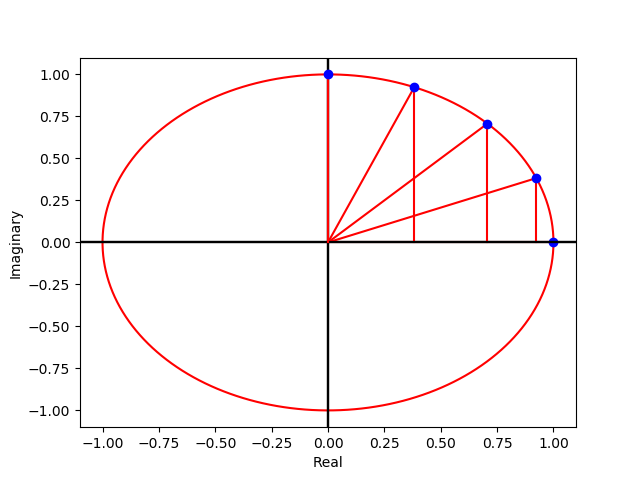

This chart was generated by the following Python code:
import matplotlib.pyplot as plt
from numpy import *


'''
~~~~~~~~~~~~~~~~~~~~~~~~~~~~~~~~~~~`
This draws the axis for argand diagram
~~~~~~~~~~~~~~~~~~~~~~~~~~~~~~~~~~~`
'''
r = 1
Y = [r*exp(1j*theta) for theta in linspace(0,2*pi, 200)]
Y = array(Y)
plt.plot(real(Y), imag(Y), 'r')
plt.ylabel('Imaginary')
plt.xlabel('Real')



def argand(complex_number):
    '''
    This function takes a complex number.
    '''
    y = complex_number
    x1,y1 = [0,real(y)], [0, imag(y)]
    x2,y2 = [real(y), real(y)], [0, imag(y)]
    plt.axhline(y=0,color='black')
    plt.axvline(x=0, color='black')

    plt.plot(x1,y1, 'r') # Draw the hypotenuse
    plt.plot(x2,y2, 'r') # Draw the projection on real-axis

    plt.plot(real(y), imag(y), 'bo')

[argand(r*exp(1j*theta)) for theta in linspace(0,pi/2,5)]
plt.show()
